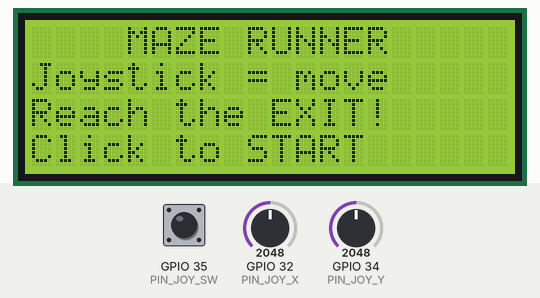
A sketch run on a simulated ESP32. Shown: 20×4 character LCD. The test bench sets the inputs (shaded band); at power-on: GPIO 35 (PIN_JOY_SW) HIGH, GPIO 34 (PIN_JOY_Y) = 2048, GPIO 32 (PIN_JOY_X) = 2048 (analog values on the 0–4095 scale). Random numbers use the default seed unless the sketch sets one.

Above: at 1.0 s.
1.1 s: GPIO 35 (PIN_JOY_SW) pulled LOW for 0.15 s
At 2.3 s:
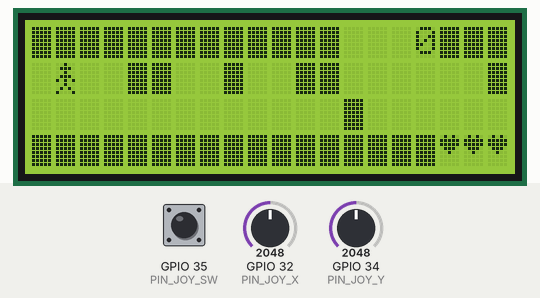
4.2 s: GPIO 34 (PIN_JOY_Y) set to 2964
7.2 s: GPIO 34 (PIN_JOY_Y) set to 3063
At 9.1 s:
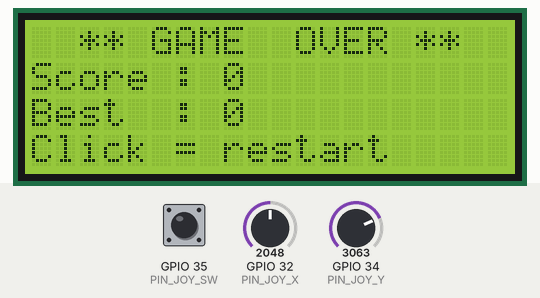
9.2 s: GPIO 35 (PIN_JOY_SW) pulled LOW for 1 s
At 10.13 s:
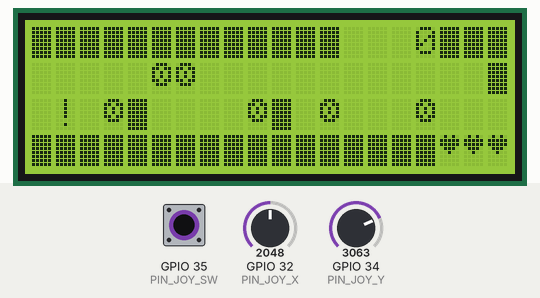
11.7 s: GPIO 35 (PIN_JOY_SW) pulled LOW for 3.2 s
At 12.59 s:
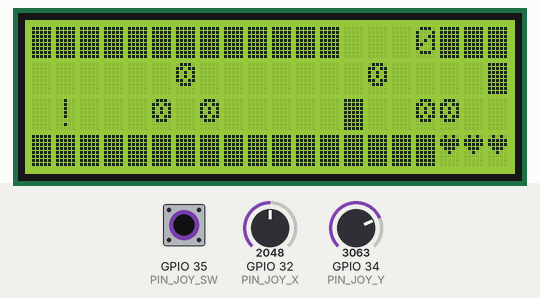
16.4 s: GPIO 35 (PIN_JOY_SW) pulled LOW for 0.15 s
At 17.37 s:
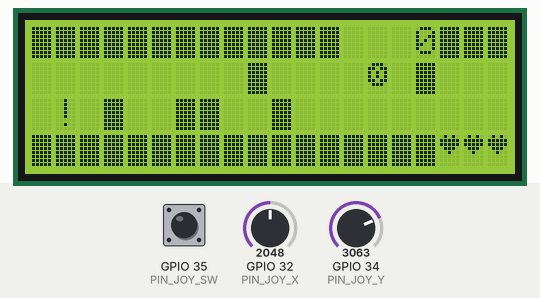
Timing chart, 0 to 19.4 s (numbered marks = the images above; inputs shaded):
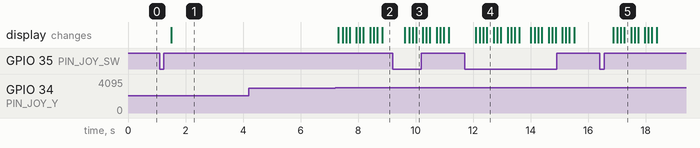

The sketch:

game4_maze.ino
```cpp
// ============================================================
//  MAZE RUNNER — ESP32 · 4×20 I2C LCD · Joystick
//
//  Navigate through a scrolling maze. The maze is wider than
//  the screen — it scrolls horizontally as you move right.
//  Reach the exit (column 39) to win and advance a level.
//
//  Joystick X  = move left / right
//  Joystick Y  = move up   / down
//  Click SW    = restart after death
// ============================================================
#include <Wire.h>
#include <LiquidCrystal_I2C.h>

#define SDA_PIN 21
#define SCL_PIN 22
LiquidCrystal_I2C lcd(0x27, 20, 4);

#define PIN_JOY_X  32
#define PIN_JOY_Y  34
#define PIN_JOY_SW 35
#define JOY_LOW   1000
#define JOY_HIGH  3000

#define COLS 20
#define ROWS  4

// Maze dimensions (wider than screen so it scrolls)
#define MAZE_W 40
#define MAZE_H  4

// Custom chars
#define C_WALL   1
#define C_PLAYER 2
#define C_EXIT   3
#define C_COIN   4
#define C_LIFE   5

byte WALL_CHAR[]   = {B11111,B11111,B11111,B11111,B11111,B11111,B11111,B11111};
byte PLAYER_CHAR[] = {B00100,B01110,B00100,B01110,B10101,B00100,B01010,B10001};
byte EXIT_CHAR[]   = {B11111,B10001,B10101,B10101,B10101,B10001,B11111,B00000};
byte COIN_CHAR[]   = {B01110,B11011,B10101,B10101,B11011,B01110,B00000,B00000};
byte LIFE_CHAR[]   = {B01010,B11111,B11111,B01110,B00100,B00000,B00000,B00000};

// ── Maze storage (0=open 1=wall 2=coin 3=exit) ───────────────
uint8_t maze[MAZE_H][MAZE_W];

int8_t playerX, playerY;  // position in maze coords
int    camX;              // leftmost visible column
int    lives  = 3;
int    coins  = 0;
unsigned int score   = 0;
unsigned int hiScore = 0;
int    level  = 1;

// ── Generate maze ─────────────────────────────────────────────
// Simple hand-crafted-style random maze:
// Top and bottom rows are walls. Middle rows have random wall
// columns with guaranteed open path from left to right.
void generateMaze() {
  memset(maze, 0, sizeof(maze));

  // Border walls
  for (int c = 0; c < MAZE_W; c++) {
    maze[0][c] = 1;
    maze[3][c] = 1;
  }

  // Internal walls with gaps — ensure at least one open path
  // We guarantee rows 1 and 2 are always passable somewhere
  for (int c = 2; c < MAZE_W - 2; c++) {
    if (random(3) == 0) {
      // Place a wall pillar, but leave at least one of row 1/2 open
      int wallRow = (random(2) == 0) ? 1 : 2;
      maze[wallRow][c] = 1;
    }
    // Coins in open cells
    if (maze[1][c] == 0 && maze[2][c] == 0 && random(5) == 0)
      maze[1 + random(2)][c] = 2;
  }

  // Clear start area
  for (int r = 1; r <= 2; r++)
    for (int c = 0; c < 3; c++)
      maze[r][c] = 0;

  // Place exit
  maze[1][MAZE_W - 1] = 3;
  maze[2][MAZE_W - 1] = 3;

  // Player start
  playerX = 1; playerY = 1;
  camX = 0;
  coins = 0;
}

void initGame() {
  lives  = 3;
  score  = 0;
  level  = 1;
  generateMaze();
}

// ── input ────────────────────────────────────────────────────
void readJoy(int8_t &dx, int8_t &dy, bool &btn) {
  int x = analogRead(PIN_JOY_X);
  int y = analogRead(PIN_JOY_Y);
  btn   = digitalRead(PIN_JOY_SW) == LOW;
  dx    = (x < JOY_LOW) ? -1 : (x > JOY_HIGH) ? 1 : 0;
  dy    = (y < JOY_LOW) ? -1 : (y > JOY_HIGH) ? 1 : 0;
}

// ── draw ─────────────────────────────────────────────────────
void drawFrame() {
  for (int r = 0; r < ROWS; r++) {
    lcd.setCursor(0, r);
    for (int c = 0; c < COLS; c++) {
      int mc = camX + c;
      if (mc < 0 || mc >= MAZE_W) { lcd.write((byte)C_WALL); continue; }

      // Player
      if (mc == playerX && r == playerY) { lcd.write((byte)C_PLAYER); continue; }

      uint8_t cell = maze[r][mc];
      switch (cell) {
        case 1: lcd.write((byte)C_WALL);   break;
        case 2: lcd.write((byte)C_COIN);   break;
        case 3: lcd.write((byte)C_EXIT);   break;
        default: lcd.write(' ');           break;
      }
    }
  }

  // HUD: score + lives on row 0 right side (overwrites edge)
  lcd.setCursor(13, 0);
  char buf[8]; sprintf(buf, "%4d", score);
  lcd.print(buf);

  // Lives icons
  lcd.setCursor(17, 3);
  for (int i = 0; i < 3; i++)
    lcd.write(i < lives ? (byte)C_LIFE : ' ');
}

// ── splash ────────────────────────────────────────────────────
void splash(bool over) {
  lcd.clear();
  if (over) {
    lcd.setCursor(2, 0); lcd.print("** GAME  OVER **");
    lcd.setCursor(0, 1); lcd.print("Score : "); lcd.print(score);
    lcd.setCursor(0, 2); lcd.print("Best  : "); lcd.print(hiScore);
    lcd.setCursor(0, 3); lcd.print("Click = restart");
  } else {
    lcd.setCursor(4, 0); lcd.print("MAZE RUNNER");
    lcd.setCursor(0, 1); lcd.print("Joystick = move");
    lcd.setCursor(0, 2); lcd.print("Reach the EXIT!");
    lcd.setCursor(0, 3); lcd.print("Click to START");
  }
  int8_t dx, dy; bool btn;
  while (true) {
    readJoy(dx, dy, btn);
    if (btn) { delay(300); return; }
    delay(80);
  }
}

// ── level clear screen ────────────────────────────────────────
void showLevelClear() {
  lcd.clear();
  lcd.setCursor(3, 0); lcd.print("LEVEL CLEAR!");
  lcd.setCursor(0, 1); lcd.print("Level  "); lcd.print(level);
  lcd.setCursor(0, 2); lcd.print("Score: "); lcd.print(score);
  lcd.setCursor(0, 3); lcd.print("Get ready...");
  delay(2000);
  lcd.clear();
}

void setup() {
  Wire.begin(SDA_PIN, SCL_PIN);
  lcd.begin(20, 4);
  lcd.backlight();
  lcd.createChar(C_WALL,   WALL_CHAR);
  lcd.createChar(C_PLAYER, PLAYER_CHAR);
  lcd.createChar(C_EXIT,   EXIT_CHAR);
  lcd.createChar(C_COIN,   COIN_CHAR);
  lcd.createChar(C_LIFE,   LIFE_CHAR);
  pinMode(PIN_JOY_SW, INPUT_PULLUP);
  analogReadResolution(12);
  randomSeed(analogRead(33));
  splash(false);
}

void loop() {
  initGame();
  lcd.clear();

  int8_t lastDX = 0, lastDY = 0;
  unsigned long lastMove = 0;
  int moveDelay = 180;  // ms between moves — lower = faster response

  while (true) {
    int8_t dx, dy; bool btn;
    readJoy(dx, dy, btn);

    // Smooth movement: allow move on fresh input OR held after delay
    bool canMove = false;
    if ((dx != 0 || dy != 0)) {
      if ((dx != lastDX || dy != lastDY) ||
          (millis() - lastMove >= (unsigned long)moveDelay)) {
        canMove  = true;
        lastDX   = dx; lastDY = dy;
        lastMove = millis();
      }
    } else {
      lastDX = 0; lastDY = 0;
    }

    if (canMove && (dx != 0 || dy != 0)) {
      int8_t nx = playerX + dx;
      int8_t ny = playerY + dy;

      // Bounds
      nx = constrain(nx, 0, MAZE_W - 1);
      ny = constrain(ny, 0, MAZE_H - 1);

      uint8_t cell = maze[ny][nx];

      if (cell == 1) {
        // Wall hit — lose a life
        lives--;
        // Flash player position
        for (int f = 0; f < 3; f++) {
          lcd.setCursor(playerX - camX, playerY);
          lcd.print(f % 2 == 0 ? "!" : " ");
          delay(120);
        }
        if (lives <= 0) {
          if (score > hiScore) hiScore = score;
          splash(true);
          initGame();
          lcd.clear();
          continue;
        }
      } else if (cell == 2) {
        // Coin!
        maze[ny][nx] = 0;
        coins++;
        score += 5 * level;
        playerX = nx; playerY = ny;
      } else if (cell == 3) {
        // Exit reached!
        score += 50 * level;
        if (score > hiScore) hiScore = score;
        showLevelClear();
        level++;
        moveDelay = max(80, moveDelay - 10);
        generateMaze();
        lcd.clear();
        continue;
      } else {
        playerX = nx; playerY = ny;
      }

      // Scroll camera to keep player visible (centered in 3rd column from left)
      camX = constrain(playerX - 3, 0, MAZE_W - COLS);
    }

    drawFrame();
    delay(30);
  }
}
```

Measured:
- the behaviour switches between 3000 and 3001 on GPIO 34 (PIN_JOY_Y) (found by bisection; images 1 and 2)
- after the input at 1.1 s, the display: changes after 0.41 s (image 1)
- after the input at 4.2 s, every drawn part: stays the same
- after the input at 9.2 s, the display: first changes after 0.42 s (image 3 shows a later state)
- after the input at 11.7 s, the display: first changes after 0.39 s (image 4 shows a later state)
- after the input at 16.4 s, the display: first changes after 0.47 s (image 5 shows a later state)
